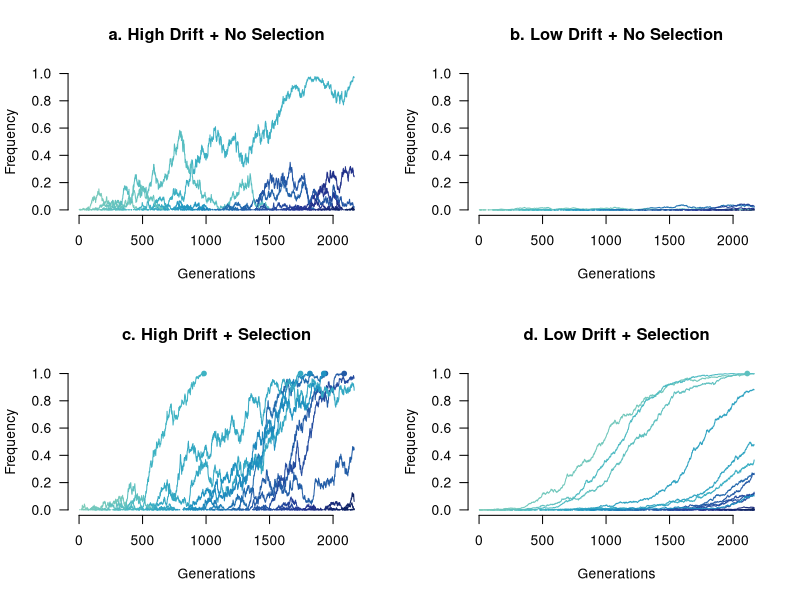

Source code (R):
# Visualizing the drift of alleles with/without selection.

library(RColorBrewer)

gens = as.integer(65e3 / 30)

par(mfrow=c(2,2))
params_Ne = c(500,10e3,500,10e3)
params_s = c(0,0,0.005,0.005)
params_main = c("a. High Drift + No Selection","b. Low Drift + No Selection","c. High Drift + Selection","d. Low Drift + Selection")

cols <- brewer.pal(3, "YlGnBu")
cols = c("#7fcdbb","#41b6c4","#1d91c0","#225ea8","#253494","#081d58")
pal <- colorRampPalette(cols)(gens)

for ( types in 1:4 ) {
  Ne = params_Ne[types]
  s = params_s[types]
  plot( 0 , 0 , type="n" , bty="n", xlim=c(0,gens) , ylim=c(0,1) , xlab="Generations", ylab="Frequency", las=1 , main=params_main[types])
  
  # sample a mutation
  for ( i in 1:500 ) {
    g_start = as.integer(runif(1,1,gens))
    freq = rep(NA,gens)
    for ( g in g_start:gens ) {
      if ( g == g_start ) {
        freq[g] = 1/Ne
      } else {
        cur_f = freq[g-1] + s*freq[g-1]*(1-freq[g-1])/(1+2*s*freq[g-1])
        freq[g] = mean(rbinom(Ne,2,cur_f)/2)
      }
      if ( freq[g] == 0 ) {
        break()
      } else if ( freq[g] == 1 ) {
        points( g , freq[g], col=pal[g_start] , pch=19 , cex=0.75 )
        break()
      }
    }
    lines( 1:gens , freq , col=pal[g_start])
    #points( g_start , freq[g_start], col=pal[g_start] , pch=19 , cex=0.5 )
  }
}